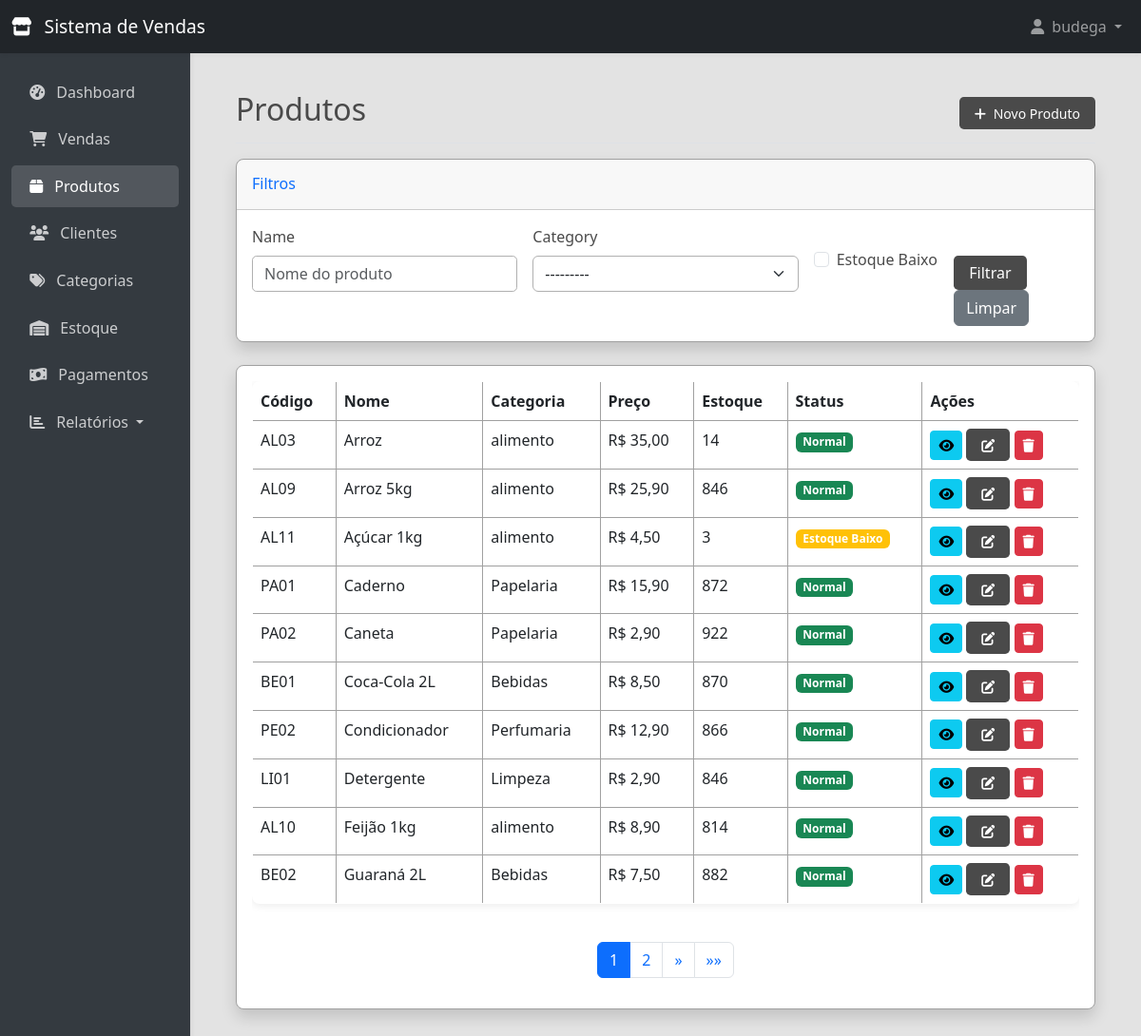
The page /products/ (signed in) on the database as committed earlier.
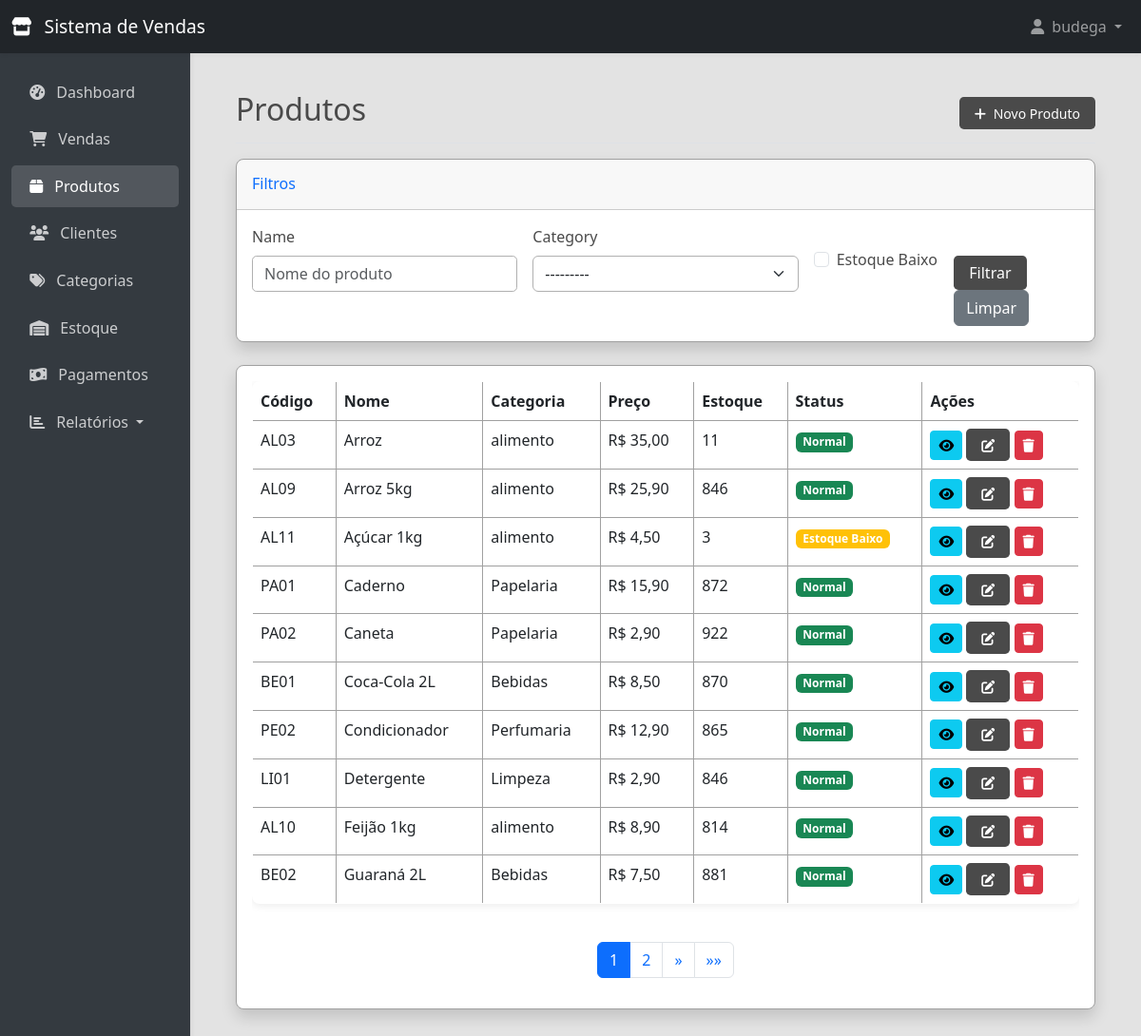
The same page on the database as committed later.
### store/models.py (models this page shows, shortened)
class Product(models.Model):
    code = models.CharField(max_length=20, unique=True, verbose_name="Código", blank=True, db_index=True)
    name = models.CharField(max_length=100, verbose_name="Nome", db_index=True)
    description = models.TextField(blank=True, null=True, verbose_name="Descrição")
    category = models.ForeignKey(Category, on_delete=models.SET_NULL, null=True, related_name='products', verbose_name="Categoria")
    sale_price = models.DecimalField(max_digits=10, decimal_places=2, validators=[MinValueValidator(0)], verbose_name="Preço de Venda")
    cost_price = models.DecimalField(max_digits=10, decimal_places=2, validators=[MinValueValidator(0)], verbose_name="Preço de Custo")
    stock_quantity = models.PositiveIntegerField(default=0, verbose_name="Quantidade em Estoque", db_index=True)
    min_stock = models.PositiveIntegerField(default=5, verbose_name="Estoque Mínimo")
    supplier = models.CharField(max_length=100, blank=True, null=True, verbose_name="Fornecedor")
    created_at = models.DateTimeField(auto_now_add=True, verbose_name="Data de Cadastro")
    updated_at = models.DateTimeField(auto_now=True, verbose_name="Última Atualização")
    image = models.ImageField(upload_to='products/', blank=True, null=True, verbose_name="Imagem")
    class Meta:
        verbose_name = "Produto"
        verbose_name_plural = "Produtos"
        ordering = ['name']
        indexes = [
            models.Index(fields=['name', 'code']),
            models.Index(fields=['stock_quantity']),
            models.Index(fields=['category', 'stock_quantity']),
        ]
    @property
    def is_low_stock(self):
        return self.stock_quantity <= self.min_stock

class Category(models.Model):
    name = models.CharField(max_length=100, unique=True, verbose_name="Nome")
    code_prefix = models.CharField(max_length=2, unique=True, verbose_name="Prefixo do Código")
    created_at = models.DateTimeField(auto_now_add=True, verbose_name="Data de Cadastro")
    class Meta:
        verbose_name = "Categoria"
        verbose_name_plural = "Categorias"
        ordering = ['name']
    def __str__(self):
        return self.name

### store/views.py (the view)
# urls.py: path('products/', ProductListView.as_view(), name='product_list'),
class ProductListView(LoginRequiredMixin, ListView):
    model = Product
    template_name = 'store/product/list.html'
    context_object_name = 'products'
    paginate_by = 10
    def get_queryset(self):
        queryset = Product.objects.select_related('category')
        form = ProductSearchForm(self.request.GET)
        if form.is_valid():
            name = form.cleaned_data.get('name')
            category = form.cleaned_data.get('category')
            low_stock = form.cleaned_data.get('low_stock')
            if name:
                queryset = queryset.filter(Q(name__icontains=name) | Q(code__icontains=name))
            if category:
                queryset = queryset.filter(category=category)
            if low_stock:
                queryset = queryset.filter(stock_quantity__lte=F('min_stock'))
        queryset = queryset.prefetch_related(
            Prefetch(
                'stock_movement_items',
                queryset=StockMovementItem.objects.select_related('movement').order_by('-movement__date')[:5],
                to_attr='recent_movements'
            )
        )
        return queryset
    def get_context_data(self, **kwargs):
        context = super().get_context_data(**kwargs)
        context['form'] = ProductSearchForm(self.request.GET)
        return context

### store/forms.py
class ProductSearchForm(forms.Form):
    name = forms.CharField(required=False, widget=forms.TextInput(attrs={'class': 'form-control', 'placeholder': 'Nome do produto'}))
    category = forms.ModelChoiceField(queryset=Category.objects.all(), required=False, widget=forms.Select(attrs={'class': 'form-select'}))
    low_stock = forms.BooleanField(required=False, widget=forms.CheckboxInput(attrs={'class': 'form-check-input'}))

### templates/store/product/list.html (shortened to what the changed rows need)
{% extends 'base.html' %}
{% load crispy_forms_tags %}
{% block content %}
<div class="d-flex justify-content-between flex-wrap flex-md-nowrap align-items-center pt-3 pb-2 mb-3 border-bottom">
    <h1 class="h2">Produtos</h1>
</div>
<div class="card shadow mb-4">
    <div class="card-body">
        <div class="table-responsive">
            <table class="table table-bordered table-hover">
                <thead>
                    <tr>
                        <th>Código</th>
                        <th>Nome</th>
                        <th>Categoria</th>
                        <th>Preço</th>
                        <th>Estoque</th>
                        <th>Status</th>
                        <th>Ações</th>
                    </tr>
                </thead>
                <tbody>
                    {% for product in page_obj %}
                    <tr>
                        <td>{{ product.code }}</td>
                        <td>{{ product.name }}</td>
                        <td>{{ product.category.name|default:"-" }}</td>
                        <td>R$ {{ product.sale_price|floatformat:2 }}</td>
                        <td>{{ product.stock_quantity }}</td>
                        <td>
                            {% if product.stock_quantity <= 0 %}
                            <span class="badge bg-danger">Sem Estoque</span>
                            {% elif product.is_low_stock %}
                            <span class="badge bg-warning">Estoque Baixo</span>
                            {% else %}
                            <span class="badge bg-success">Normal</span>
                            {% endif %}
                        </td>
                        <td>
                            <a href="{% url 'product_detail' product.id %}" class="btn btn-sm btn-info">
                                <i class="fas fa-eye"></i>
                            </a>
                            <a href="{% url 'product_update' product.id %}" class="btn btn-sm btn-primary">
                                <i class="fas fa-edit"></i>
                            </a>
                            <a href="{% url 'product_delete' product.id %}" class="btn btn-sm btn-danger">
                                <i class="fas fa-trash"></i>
                            </a>
                        </td>
                    </tr>
                    {% empty %}
                    <tr>
                        <td colspan="7" class="text-center">Nenhum produto encontrado.</td>
                    </tr>
                    {% endfor %}
                </tbody>
            </table>
        </div>
    </div>
</div>
{% endblock %}

Rows that differ between the two databases and show on the page:
changed Product "AL03": stock_quantity "14" → "11"
changed Product "PE02": stock_quantity "866" → "865"
changed Product "BE02": stock_quantity "882" → "881"
